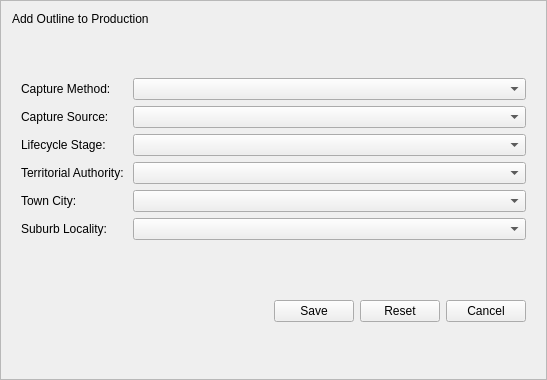
<?xml version="1.0" encoding="UTF-8"?>
<ui version="4.0">
 <class>f_production_new_outline</class>
 <widget class="QFrame" name="f_production_new_outline">
  <property name="geometry">
   <rect>
    <x>0</x>
    <y>0</y>
    <width>547</width>
    <height>380</height>
   </rect>
  </property>
  <property name="windowTitle">
   <string>Frame</string>
  </property>
  <property name="frameShape">
   <enum>QFrame::StyledPanel</enum>
  </property>
  <property name="frameShadow">
   <enum>QFrame::Raised</enum>
  </property>
  <layout class="QFormLayout" name="formLayout_2">
   <item row="2" column="0" colspan="2">
    <widget class="QWidget" name="widget_2" native="true">
     <layout class="QFormLayout" name="formLayout">
      <property name="fieldGrowthPolicy">
       <enum>QFormLayout::AllNonFixedFieldsGrow</enum>
      </property>
      <item row="0" column="0">
       <widget class="QLabel" name="l_capture_method">
        <property name="text">
         <string>Capture Method:</string>
        </property>
       </widget>
      </item>
      <item row="0" column="1">
       <widget class="QComboBox" name="cmb_capture_method"/>
      </item>
      <item row="1" column="0">
       <widget class="QLabel" name="l_capture_source">
        <property name="text">
         <string>Capture Source:</string>
        </property>
       </widget>
      </item>
      <item row="1" column="1">
       <widget class="QComboBox" name="cmb_capture_source"/>
      </item>
      <item row="2" column="1">
       <widget class="QComboBox" name="cmb_lifecycle_stage"/>
      </item>
      <item row="3" column="0">
       <widget class="QLabel" name="lb_ta">
        <property name="text">
         <string>Territorial Authority: </string>
        </property>
       </widget>
      </item>
      <item row="3" column="1">
       <widget class="QComboBox" name="cmb_ta"/>
      </item>
      <item row="4" column="0">
       <widget class="QLabel" name="lb_town">
        <property name="text">
         <string>Town City:</string>
        </property>
       </widget>
      </item>
      <item row="4" column="1">
       <widget class="QComboBox" name="cmb_town"/>
      </item>
      <item row="5" column="0">
       <widget class="QLabel" name="lb_suburb">
        <property name="text">
         <string>Suburb Locality:</string>
        </property>
       </widget>
      </item>
      <item row="5" column="1">
       <widget class="QComboBox" name="cmb_suburb"/>
      </item>
      <item row="2" column="0">
       <widget class="QLabel" name="l_lifecycle_stage">
        <property name="text">
         <string>Lifecycle Stage:</string>
        </property>
       </widget>
      </item>
     </layout>
    </widget>
   </item>
   <item row="4" column="1">
    <widget class="QWidget" name="widget" native="true">
     <layout class="QHBoxLayout" name="horizontalLayout">
      <item>
       <spacer name="horizontalSpacer">
        <property name="orientation">
         <enum>Qt::Horizontal</enum>
        </property>
        <property name="sizeHint" stdset="0">
         <size>
          <width>40</width>
          <height>20</height>
         </size>
        </property>
       </spacer>
      </item>
      <item>
       <widget class="QPushButton" name="btn_save">
        <property name="maximumSize">
         <size>
          <width>85</width>
          <height>27</height>
         </size>
        </property>
        <property name="text">
         <string>Save</string>
        </property>
       </widget>
      </item>
      <item>
       <widget class="QPushButton" name="btn_reset">
        <property name="maximumSize">
         <size>
          <width>85</width>
          <height>27</height>
         </size>
        </property>
        <property name="text">
         <string>Reset</string>
        </property>
       </widget>
      </item>
      <item>
       <widget class="QPushButton" name="btn_cancel">
        <property name="maximumSize">
         <size>
          <width>85</width>
          <height>27</height>
         </size>
        </property>
        <property name="text">
         <string>Cancel</string>
        </property>
       </widget>
      </item>
     </layout>
     <zorder>btn_reset</zorder>
     <zorder>btn_save</zorder>
     <zorder>btn_cancel</zorder>
     <zorder>horizontalSpacer</zorder>
    </widget>
   </item>
   <item row="3" column="1">
    <spacer name="verticalSpacer">
     <property name="orientation">
      <enum>Qt::Vertical</enum>
     </property>
     <property name="sizeHint" stdset="0">
      <size>
       <width>20</width>
       <height>40</height>
      </size>
     </property>
    </spacer>
   </item>
   <item row="1" column="0">
    <spacer name="verticalSpacer_2">
     <property name="orientation">
      <enum>Qt::Vertical</enum>
     </property>
     <property name="sizeHint" stdset="0">
      <size>
       <width>20</width>
       <height>40</height>
      </size>
     </property>
    </spacer>
   </item>
   <item row="5" column="1">
    <spacer name="verticalSpacer_3">
     <property name="orientation">
      <enum>Qt::Vertical</enum>
     </property>
     <property name="sizeHint" stdset="0">
      <size>
       <width>20</width>
       <height>40</height>
      </size>
     </property>
    </spacer>
   </item>
   <item row="0" column="0">
    <widget class="QLabel" name="label">
     <property name="text">
      <string>Add Outline to Production</string>
     </property>
    </widget>
   </item>
  </layout>
 </widget>
 <resources/>
 <connections/>
</ui>
